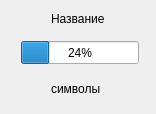
<?xml version="1.0" encoding="UTF-8"?>
<ui version="4.0">
 <class>Form</class>
 <widget class="QWidget" name="Form">
  <property name="geometry">
   <rect>
    <x>0</x>
    <y>0</y>
    <width>156</width>
    <height>114</height>
   </rect>
  </property>
  <property name="windowTitle">
   <string>Form</string>
  </property>
  <layout class="QVBoxLayout" name="verticalLayout">
   <item>
    <widget class="QWidget" name="widget" native="true">
     <widget class="QLabel" name="label_title">
      <property name="geometry">
       <rect>
        <x>40</x>
        <y>0</y>
        <width>61</width>
        <height>16</height>
       </rect>
      </property>
      <property name="text">
       <string>Название</string>
      </property>
     </widget>
     <widget class="QProgressBar" name="progress_bar">
      <property name="geometry">
       <rect>
        <x>10</x>
        <y>30</y>
        <width>118</width>
        <height>23</height>
       </rect>
      </property>
      <property name="value">
       <number>24</number>
      </property>
     </widget>
     <widget class="QLabel" name="label_symbols">
      <property name="geometry">
       <rect>
        <x>40</x>
        <y>70</y>
        <width>61</width>
        <height>16</height>
       </rect>
      </property>
      <property name="text">
       <string>символы</string>
      </property>
     </widget>
    </widget>
   </item>
  </layout>
 </widget>
 <resources/>
 <connections/>
</ui>
